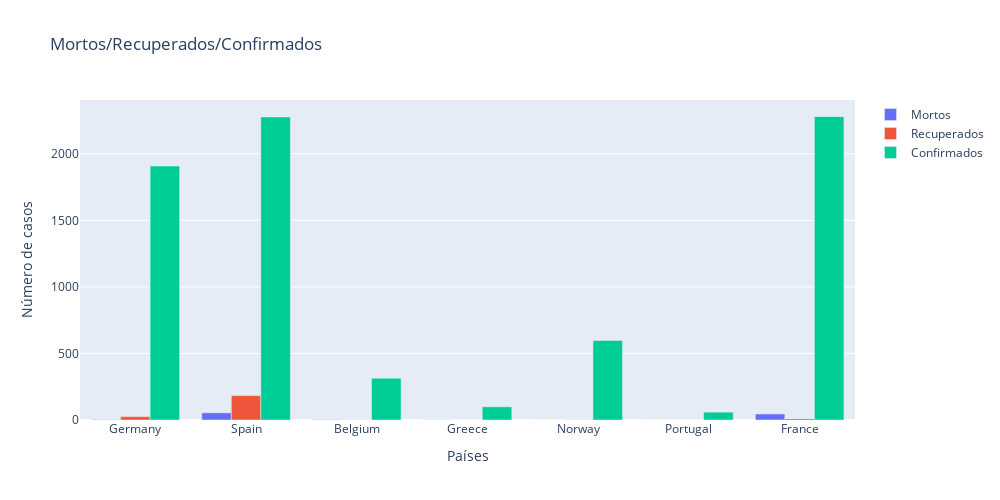

Source (notebook cell):
### Code cell
europa = [ 'France', 'Germany', 'Spain', 'Belgium', 'Norway','Greece',  'Portugal']
temp=full_table.loc[full_table.Date == full_table.Date.max()]
temp=temp.reset_index()
temp=temp.loc[temp['Country/Region'].isin(europa)]

layout = go.Layout(
    width=1000,
    height=500)

fig = go.Figure(data=[
    go.Bar(name='Mortos', x=temp['Country/Region'], y=temp['Deaths']),
    go.Bar(name='Recuperados', x=temp['Country/Region'], y=temp['Recovered']),
    go.Bar(name='Confirmados', x=temp['Country/Region'], y=temp['Confirmed']),
],layout=layout)

fig.update_layout(
    title="Mortos/Recuperados/Confirmados",
    xaxis_title="Países",
    yaxis_title="Número de casos",
)

fig.show()

### Figure 1 — Plotly figure (JSON) as saved in the notebook; plotly's stock layout.template omitted (floating-point values rounded to 4 significant figures)
{"data": [{"name": "Mortos", "type": "bar", "x": ["Germany", "Spain", "Belgium", "Greece", "Norway", "Portugal", "France", "France", "France"], "y": [3, 54, 3, 1, 0, 0, 48, 0, 0]}, {"name": "Recuperados", "type": "bar", "x": ["Germany", "Spain", "Belgium", "Greece", "Norway", "Portugal", "France", "France", "France"], "y": [25, 183, 1, 0, 1, 0, 12, 0, 0]}, {"name": "Confirmados", "type": "bar", "x": ["Germany", "Spain", "Belgium", "Greece", "Norway", "Portugal", "France", "France", "France"], "y": [1908, 2277, 314, 99, 598, 59, 2281, 2, 1]}], "layout": {"height": 500, "title": {"text": "Mortos/Recuperados/Confirmados"}, "width": 1000, "xaxis": {"autorange": true, "range": [-0.5, 6.5], "title": {"text": "Países"}, "type": "category"}, "yaxis": {"autorange": true, "range": [0, 2404.0], "title": {"text": "Número de casos"}, "type": "linear"}}}
